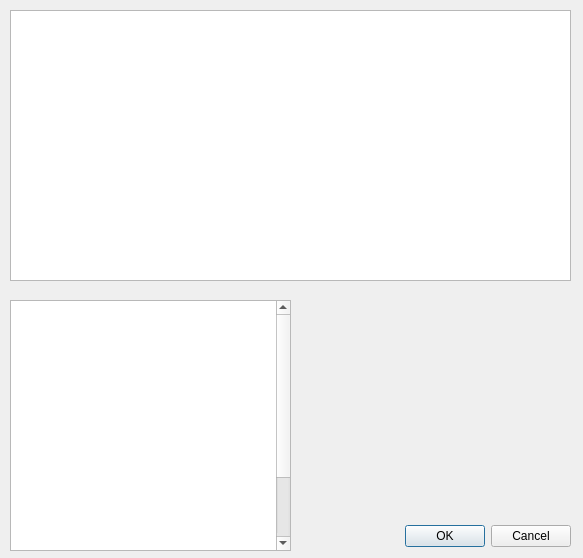
<?xml version="1.0" encoding="UTF-8"?>
<ui version="4.0">
 <class>przepis_italy_2</class>
 <widget class="QDialog" name="przepis_italy_2">
  <property name="geometry">
   <rect>
    <x>0</x>
    <y>0</y>
    <width>583</width>
    <height>558</height>
   </rect>
  </property>
  <property name="minimumSize">
   <size>
    <width>583</width>
    <height>558</height>
   </size>
  </property>
  <property name="maximumSize">
   <size>
    <width>583</width>
    <height>558</height>
   </size>
  </property>
  <property name="windowTitle">
   <string>Pizza Calzone </string>
  </property>
  <property name="styleSheet">
   <string notr="true">background-image: url(:/img/img/1.png);</string>
  </property>
  <widget class="QDialogButtonBox" name="buttonBox">
   <property name="geometry">
    <rect>
     <x>230</x>
     <y>520</y>
     <width>341</width>
     <height>32</height>
    </rect>
   </property>
   <property name="styleSheet">
    <string notr="true">font: 87 12pt &quot;Georgia Pro Cond Black&quot;;
background-image: url(:/img/img/baton.png);</string>
   </property>
   <property name="orientation">
    <enum>Qt::Horizontal</enum>
   </property>
   <property name="standardButtons">
    <set>QDialogButtonBox::Cancel|QDialogButtonBox::Ok</set>
   </property>
  </widget>
  <widget class="QTextBrowser" name="textBrowser">
   <property name="geometry">
    <rect>
     <x>10</x>
     <y>300</y>
     <width>281</width>
     <height>251</height>
    </rect>
   </property>
   <property name="styleSheet">
    <string notr="true">background-image: url(:/img/img/NAZWA.png);</string>
   </property>
   <property name="html">
    <string>&lt;!DOCTYPE HTML PUBLIC &quot;-//W3C//DTD HTML 4.0//EN&quot; &quot;http://www.w3.org/TR/REC-html40/strict.dtd&quot;&gt;
&lt;html&gt;&lt;head&gt;&lt;meta name=&quot;qrichtext&quot; content=&quot;1&quot; /&gt;&lt;style type=&quot;text/css&quot;&gt;
p, li { white-space: pre-wrap; }
&lt;/style&gt;&lt;/head&gt;&lt;body style=&quot; font-family:'MS Shell Dlg 2'; font-size:7.8pt; font-weight:400; font-style:normal;&quot;&gt;
&lt;p style=&quot; margin-top:0px; margin-bottom:0px; margin-left:0px; margin-right:0px; -qt-block-indent:0; text-indent:0px;&quot;&gt;&lt;span style=&quot; font-size:12pt; font-weight:600; color:#ffffff;&quot;&gt;Składniki na ciasto&lt;/span&gt;&lt;/p&gt;
&lt;p style=&quot; margin-top:0px; margin-bottom:0px; margin-left:0px; margin-right:0px; -qt-block-indent:0; text-indent:0px;&quot;&gt;&lt;span style=&quot; font-size:8pt; color:#ffffff;&quot;&gt;ponad 2,5 szklanki mąki pszennej - najlepiej typ. 00* - 450 gramów&lt;/span&gt;&lt;/p&gt;
&lt;p style=&quot; margin-top:0px; margin-bottom:0px; margin-left:0px; margin-right:0px; -qt-block-indent:0; text-indent:0px;&quot;&gt;&lt;span style=&quot; font-size:8pt; color:#ffffff;&quot;&gt;1 szklanka ciepłej wody - 250 ml&lt;/span&gt;&lt;/p&gt;
&lt;p style=&quot; margin-top:0px; margin-bottom:0px; margin-left:0px; margin-right:0px; -qt-block-indent:0; text-indent:0px;&quot;&gt;&lt;span style=&quot; font-size:8pt; color:#ffffff;&quot;&gt;2 łyżki delikatnej oliwy z oliwek&lt;/span&gt;&lt;/p&gt;
&lt;p style=&quot; margin-top:0px; margin-bottom:0px; margin-left:0px; margin-right:0px; -qt-block-indent:0; text-indent:0px;&quot;&gt;&lt;span style=&quot; font-size:8pt; color:#ffffff;&quot;&gt;saszetka suchych drożdży - 7 g&lt;/span&gt;&lt;/p&gt;
&lt;p style=&quot; margin-top:0px; margin-bottom:0px; margin-left:0px; margin-right:0px; -qt-block-indent:0; text-indent:0px;&quot;&gt;&lt;span style=&quot; font-size:8pt; color:#ffffff;&quot;&gt;pół łyżeczki cukru&lt;/span&gt;&lt;/p&gt;
&lt;p style=&quot; margin-top:0px; margin-bottom:0px; margin-left:0px; margin-right:0px; -qt-block-indent:0; text-indent:0px;&quot;&gt;&lt;span style=&quot; font-size:8pt; color:#ffffff;&quot;&gt;płaska łyżeczka soli&lt;/span&gt;&lt;/p&gt;
&lt;p style=&quot;-qt-paragraph-type:empty; margin-top:0px; margin-bottom:0px; margin-left:0px; margin-right:0px; -qt-block-indent:0; text-indent:0px; font-size:8pt; color:#ffffff;&quot;&gt;&lt;br /&gt;&lt;/p&gt;
&lt;p style=&quot; margin-top:0px; margin-bottom:0px; margin-left:0px; margin-right:0px; -qt-block-indent:0; text-indent:0px;&quot;&gt;&lt;span style=&quot; font-size:12pt; font-weight:600; color:#ffffff;&quot;&gt;Składniki na farsz&lt;/span&gt;&lt;/p&gt;
&lt;p style=&quot; margin-top:0px; margin-bottom:0px; margin-left:0px; margin-right:0px; -qt-block-indent:0; text-indent:0px;&quot;&gt;&lt;span style=&quot; font-size:8pt; color:#ffffff;&quot;&gt;opakowanie sera Ricotta - 250 g&lt;/span&gt;&lt;/p&gt;
&lt;p style=&quot; margin-top:0px; margin-bottom:0px; margin-left:0px; margin-right:0px; -qt-block-indent:0; text-indent:0px;&quot;&gt;&lt;span style=&quot; font-size:8pt; color:#ffffff;&quot;&gt;opakowanie sera mozzarella - kula 250 g&lt;/span&gt;&lt;/p&gt;
&lt;p style=&quot; margin-top:0px; margin-bottom:0px; margin-left:0px; margin-right:0px; -qt-block-indent:0; text-indent:0px;&quot;&gt;&lt;span style=&quot; font-size:8pt; color:#ffffff;&quot;&gt;1 duża cebula - 170 g&lt;/span&gt;&lt;/p&gt;
&lt;p style=&quot; margin-top:0px; margin-bottom:0px; margin-left:0px; margin-right:0px; -qt-block-indent:0; text-indent:0px;&quot;&gt;&lt;span style=&quot; font-size:8pt; color:#ffffff;&quot;&gt;8 średnich pieczarek - do 300 g&lt;/span&gt;&lt;/p&gt;
&lt;p style=&quot; margin-top:0px; margin-bottom:0px; margin-left:0px; margin-right:0px; -qt-block-indent:0; text-indent:0px;&quot;&gt;&lt;span style=&quot; font-size:8pt; color:#ffffff;&quot;&gt;1 spora papryka czerwona - 210 g&lt;/span&gt;&lt;/p&gt;
&lt;p style=&quot; margin-top:0px; margin-bottom:0px; margin-left:0px; margin-right:0px; -qt-block-indent:0; text-indent:0px;&quot;&gt;&lt;span style=&quot; font-size:8pt; color:#ffffff;&quot;&gt;4 średnie ząbki czosnku&lt;/span&gt;&lt;/p&gt;
&lt;p style=&quot; margin-top:0px; margin-bottom:0px; margin-left:0px; margin-right:0px; -qt-block-indent:0; text-indent:0px;&quot;&gt;&lt;span style=&quot; font-size:8pt; color:#ffffff;&quot;&gt;2 łyżki delikatnej oliwy z oliwek&lt;/span&gt;&lt;/p&gt;
&lt;p style=&quot; margin-top:0px; margin-bottom:0px; margin-left:0px; margin-right:0px; -qt-block-indent:0; text-indent:0px;&quot;&gt;&lt;span style=&quot; font-size:8pt; color:#ffffff;&quot;&gt;przyprawy: po łyżeczce słodkiej papryki i oregano, po szczypcie soli i pieprzu&lt;/span&gt;&lt;/p&gt;
&lt;p style=&quot; margin-top:0px; margin-bottom:0px; margin-left:0px; margin-right:0px; -qt-block-indent:0; text-indent:0px;&quot;&gt;&lt;span style=&quot; font-size:12pt; font-weight:600; color:#ffffff;&quot;&gt;Pozostałe składniki&lt;/span&gt;&lt;/p&gt;
&lt;p style=&quot; margin-top:0px; margin-bottom:0px; margin-left:0px; margin-right:0px; -qt-block-indent:0; text-indent:0px;&quot;&gt;&lt;span style=&quot; font-size:8pt; color:#ffffff;&quot;&gt;Sos pomidorowy sos pomidorowy - połowa porcji z przepisu&lt;/span&gt;&lt;/p&gt;
&lt;p style=&quot; margin-top:0px; margin-bottom:0px; margin-left:0px; margin-right:0px; -qt-block-indent:0; text-indent:0px;&quot;&gt;&lt;span style=&quot; font-size:8pt; color:#ffffff;&quot;&gt;Do posmarowania pierogów: małe jajko oraz łyżka jasnego sezamu&lt;/span&gt;&lt;/p&gt;&lt;/body&gt;&lt;/html&gt;</string>
   </property>
  </widget>
  <widget class="QTextBrowser" name="textBrowser_2">
   <property name="geometry">
    <rect>
     <x>10</x>
     <y>10</y>
     <width>561</width>
     <height>271</height>
    </rect>
   </property>
   <property name="styleSheet">
    <string notr="true">background-image: url(:/img/img/NAZWA.png);</string>
   </property>
   <property name="html">
    <string>&lt;!DOCTYPE HTML PUBLIC &quot;-//W3C//DTD HTML 4.0//EN&quot; &quot;http://www.w3.org/TR/REC-html40/strict.dtd&quot;&gt;
&lt;html&gt;&lt;head&gt;&lt;meta name=&quot;qrichtext&quot; content=&quot;1&quot; /&gt;&lt;style type=&quot;text/css&quot;&gt;
p, li { white-space: pre-wrap; }
&lt;/style&gt;&lt;/head&gt;&lt;body style=&quot; font-family:'MS Shell Dlg 2'; font-size:7.8pt; font-weight:400; font-style:normal;&quot;&gt;
&lt;p align=&quot;center&quot; style=&quot; margin-top:0px; margin-bottom:0px; margin-left:0px; margin-right:0px; -qt-block-indent:0; text-indent:0px;&quot;&gt;&lt;span style=&quot; font-size:12pt; font-weight:600; color:#ffffff;&quot;&gt;PRZYGOTOWANIE:&lt;/span&gt;&lt;/p&gt;
&lt;p align=&quot;center&quot; style=&quot; margin-top:0px; margin-bottom:0px; margin-left:0px; margin-right:0px; -qt-block-indent:0; text-indent:0px;&quot;&gt;&lt;span style=&quot; font-size:12pt; font-weight:600; color:#ffffff;&quot;&gt;(PIZZA CALZONE) &lt;/span&gt;&lt;/p&gt;
&lt;p align=&quot;center&quot; style=&quot; margin-top:0px; margin-bottom:0px; margin-left:0px; margin-right:0px; -qt-block-indent:0; text-indent:0px;&quot;&gt;&lt;span style=&quot; color:#ffffff;&quot;&gt;Składniki ciasta przekładamy do miski, drożdże rozpuszczamy w mleku, wlewamy do mąki i wyrabiamy elastyczne ciasto. Nakrywamy ściereczką i odkładamy na 30 minut aż wyrośnie. &lt;/span&gt;&lt;/p&gt;
&lt;p align=&quot;center&quot; style=&quot; margin-top:0px; margin-bottom:0px; margin-left:0px; margin-right:0px; -qt-block-indent:0; text-indent:0px;&quot;&gt;&lt;span style=&quot; color:#ffffff;&quot;&gt;Pieczarki, cebulę, paprykę drobno kroimy, podpiekamy na odrobinie oleju. &lt;/span&gt;&lt;/p&gt;
&lt;p align=&quot;center&quot; style=&quot; margin-top:0px; margin-bottom:0px; margin-left:0px; margin-right:0px; -qt-block-indent:0; text-indent:0px;&quot;&gt;&lt;span style=&quot; color:#ffffff;&quot;&gt;Ser ścieramy na tarce, szynkę i oliwki kroimy.&lt;/span&gt;&lt;/p&gt;
&lt;p align=&quot;center&quot; style=&quot; margin-top:0px; margin-bottom:0px; margin-left:0px; margin-right:0px; -qt-block-indent:0; text-indent:0px;&quot;&gt;&lt;span style=&quot; color:#ffffff;&quot;&gt;Przecier mieszamy z ketchupem, przyprawami i wodą, powstanie gęstawy sos.&lt;/span&gt;&lt;/p&gt;
&lt;p align=&quot;center&quot; style=&quot; margin-top:0px; margin-bottom:0px; margin-left:0px; margin-right:0px; -qt-block-indent:0; text-indent:0px;&quot;&gt;&lt;span style=&quot; color:#ffffff;&quot;&gt;Wyrośnięte ciasto dzielimy na 6 porcji, każdą rozwałkowujemy na cienki placek, wielkości talerzyka deserowego. &lt;/span&gt;&lt;/p&gt;
&lt;p align=&quot;center&quot; style=&quot; margin-top:0px; margin-bottom:0px; margin-left:0px; margin-right:0px; -qt-block-indent:0; text-indent:0px;&quot;&gt;&lt;span style=&quot; color:#ffffff;&quot;&gt;Każdy placek smarujemy sosem, kładziemy salami, szynkę, pieczarki, kukurydzę i ser. Ciasto składamy na pół i zlepiamy jak pierogi, najlepiej docisnąć brzegi widelcem. Przekładamy je na blaszkę wyłożoną papierem do pieczenia.&lt;/span&gt;&lt;/p&gt;
&lt;p align=&quot;center&quot; style=&quot; margin-top:0px; margin-bottom:0px; margin-left:0px; margin-right:0px; -qt-block-indent:0; text-indent:0px;&quot;&gt;&lt;span style=&quot; color:#ffffff;&quot;&gt;Wierzch pierogów smarujemy sosem pomidorowym i  posypujemy serem. &lt;/span&gt;&lt;/p&gt;
&lt;p align=&quot;center&quot; style=&quot; margin-top:0px; margin-bottom:0px; margin-left:0px; margin-right:0px; -qt-block-indent:0; text-indent:0px;&quot;&gt;&lt;span style=&quot; color:#ffffff;&quot;&gt;Calzone pieczemy w temperaturze 200 % C, przez około 15 minut.&lt;/span&gt;&lt;/p&gt;
&lt;p align=&quot;center&quot; style=&quot; margin-top:0px; margin-bottom:0px; margin-left:0px; margin-right:0px; -qt-block-indent:0; text-indent:0px;&quot;&gt;&lt;span style=&quot; color:#ffffff;&quot;&gt;Podajemy ciepłe z ulubionymi sosami.&lt;/span&gt;&lt;/p&gt;&lt;/body&gt;&lt;/html&gt;</string>
   </property>
  </widget>
 </widget>
 <resources/>
 <connections>
  <connection>
   <sender>buttonBox</sender>
   <signal>accepted()</signal>
   <receiver>przepis_italy_2</receiver>
   <slot>accept()</slot>
   <hints>
    <hint type="sourcelabel">
     <x>248</x>
     <y>254</y>
    </hint>
    <hint type="destinationlabel">
     <x>157</x>
     <y>274</y>
    </hint>
   </hints>
  </connection>
  <connection>
   <sender>buttonBox</sender>
   <signal>rejected()</signal>
   <receiver>przepis_italy_2</receiver>
   <slot>reject()</slot>
   <hints>
    <hint type="sourcelabel">
     <x>316</x>
     <y>260</y>
    </hint>
    <hint type="destinationlabel">
     <x>286</x>
     <y>274</y>
    </hint>
   </hints>
  </connection>
 </connections>
</ui>
